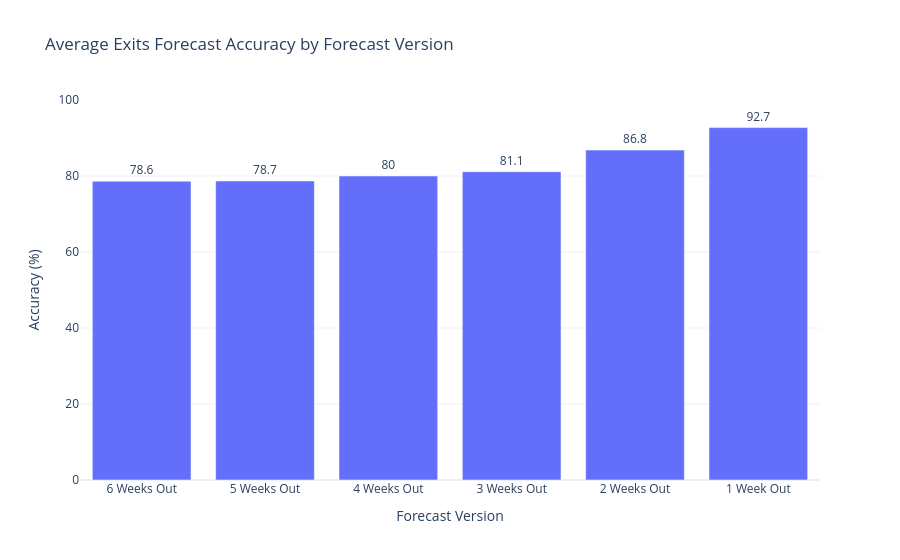

Notebook code cell kept with this figure:
### Markdown cell above
### Average Accuracy by Forecast Version (Exits)

### Code cell
import plotly.graph_objects as go

average_exits_accuracy = (
    monthly_exits_accuracy.mean() * 100
)

fig = go.Figure()

fig.add_trace(
    go.Bar(
        x=[
            c.replace("_", " ").title()
            for c in average_exits_accuracy.index
        ],
        y=average_exits_accuracy.values,
        text=average_exits_accuracy.round(1),
        textposition="outside"
    )
)

fig.update_layout(
    title="Average Exits Forecast Accuracy by Forecast Version",
    xaxis_title="Forecast Version",
    yaxis_title="Accuracy (%)",
    yaxis=dict(
        range=[0, 100]
    ),
    template="plotly_white"
)

fig.show()

### Figure 1 — Plotly figure (JSON) as saved in the notebook; plotly's stock layout.template omitted (floating-point values rounded to 4 significant figures)
{"data": [{"text": [78.6, 78.7, 80.0, 81.1, 86.8, 92.7], "textposition": "outside", "type": "bar", "x": ["6 Weeks Out", "5 Weeks Out", "4 Weeks Out", "3 Weeks Out", "2 Weeks Out", "1 Week Out"], "y": [78.64, 78.69, 80.01, 81.14, 86.82, 92.74]}], "layout": {"title": {"text": "Average Exits Forecast Accuracy by Forecast Version"}, "xaxis": {"title": {"text": "Forecast Version"}}, "yaxis": {"range": [0, 100], "title": {"text": "Accuracy (%)"}}}}
